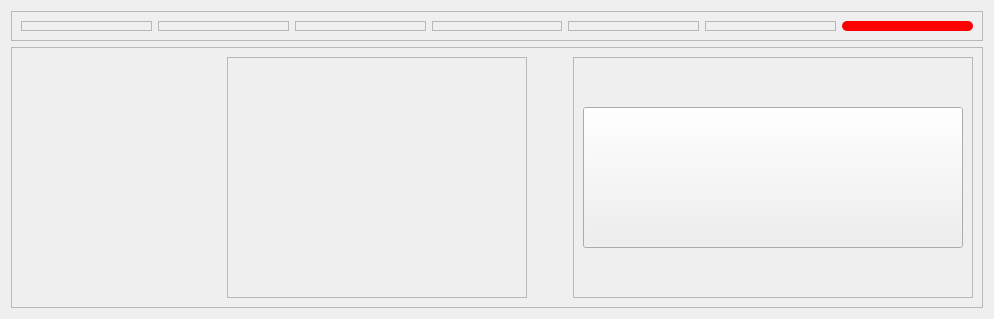
             <widget class="QWidget" name="MotorPage">
              <layout class="QVBoxLayout" name="verticalLayout_24">
               <item>
                <widget class="QFrame" name="frame_91">
                 <property name="minimumSize">
                  <size>
                   <width>0</width>
                   <height>30</height>
                  </size>
                 </property>
                 <property name="maximumSize">
                  <size>
                   <width>16777215</width>
                   <height>30</height>
                  </size>
                 </property>
                 <property name="frameShape">
                  <enum>QFrame::StyledPanel</enum>
                 </property>
                 <property name="frameShadow">
                  <enum>QFrame::Raised</enum>
                 </property>
                 <layout class="QHBoxLayout" name="horizontalLayout_19">
                  <item>
                   <widget class="QFrame" name="frame_92">
                    <property name="frameShape">
                     <enum>QFrame::StyledPanel</enum>
                    </property>
                    <property name="frameShadow">
                     <enum>QFrame::Raised</enum>
                    </property>
                   </widget>
                  </item>
                  <item>
                   <widget class="QFrame" name="frame_93">
                    <property name="frameShape">
                     <enum>QFrame::StyledPanel</enum>
                    </property>
                    <property name="frameShadow">
                     <enum>QFrame::Raised</enum>
                    </property>
                   </widget>
                  </item>
                  <item>
                   <widget class="QFrame" name="frame_95">
                    <property name="frameShape">
                     <enum>QFrame::StyledPanel</enum>
                    </property>
                    <property name="frameShadow">
                     <enum>QFrame::Raised</enum>
                    </property>
                   </widget>
                  </item>
                  <item>
                   <widget class="QFrame" name="frame_96">
                    <property name="frameShape">
                     <enum>QFrame::StyledPanel</enum>
                    </property>
                    <property name="frameShadow">
                     <enum>QFrame::Raised</enum>
                    </property>
                   </widget>
                  </item>
                  <item>
                   <widget class="QFrame" name="frame_97">
                    <property name="frameShape">
                     <enum>QFrame::StyledPanel</enum>
                    </property>
                    <property name="frameShadow">
                     <enum>QFrame::Raised</enum>
                    </property>
                   </widget>
                  </item>
                  <item>
                   <widget class="QFrame" name="frame_98">
                    <property name="frameShape">
                     <enum>QFrame::StyledPanel</enum>
                    </property>
                    <property name="frameShadow">
                     <enum>QFrame::Raised</enum>
                    </property>
                   </widget>
                  </item>
                  <item>
                   <widget class="QFrame" name="frame_94">
                    <property name="styleSheet">
                     <string notr="true">background-color: rgb(255, 0, 0);
border-radius : 5px;
border: none;</string>
                    </property>
                    <property name="frameShape">
                     <enum>QFrame::StyledPanel</enum>
                    </property>
                    <property name="frameShadow">
                     <enum>QFrame::Raised</enum>
                    </property>
                   </widget>
                  </item>
                 </layout>
                </widget>
               </item>
               <item>
                <widget class="QFrame" name="frame_86">
                 <property name="frameShape">
                  <enum>QFrame::StyledPanel</enum>
                 </property>
                 <property name="frameShadow">
                  <enum>QFrame::Raised</enum>
                 </property>
                 <layout class="QHBoxLayout" name="horizontalLayout_18">
                  <item>
                   <widget class="QFrame" name="frame_87">
                    <property name="sizePolicy">
                     <sizepolicy hsizetype="Expanding" vsizetype="Expanding">
                      <horstretch>0</horstretch>
                      <verstretch>0</verstretch>
                     </sizepolicy>
                    </property>
                    <property name="minimumSize">
                     <size>
                      <width>200</width>
                      <height>0</height>
                     </size>
                    </property>
                    <property name="styleSheet">
                     <string notr="true">image: url(:/Asset/Asset/Modul 910.png);
border: none;</string>
                    </property>
                    <property name="frameShape">
                     <enum>QFrame::StyledPanel</enum>
                    </property>
                    <property name="frameShadow">
                     <enum>QFrame::Raised</enum>
                    </property>
                   </widget>
                  </item>
                  <item>
                   <widget class="QFrame" name="frame_88">
                    <property name="minimumSize">
                     <size>
                      <width>300</width>
                      <height>0</height>
                     </size>
                    </property>
                    <property name="frameShape">
                     <enum>QFrame::StyledPanel</enum>
                    </property>
                    <property name="frameShadow">
                     <enum>QFrame::Raised</enum>
                    </property>
                    <layout class="QVBoxLayout" name="verticalLayout_22">
                     <item>
                      <widget class="QFrame" name="frame_89">
                       <property name="sizePolicy">
                        <sizepolicy hsizetype="Expanding" vsizetype="Expanding">
                         <horstretch>0</horstretch>
                         <verstretch>0</verstretch>
                        </sizepolicy>
                       </property>
                       <property name="styleSheet">
                        <string notr="true">image: url(:/Asset/Asset/Motor.png);
border: none;</string>
                       </property>
                       <property name="frameShape">
                        <enum>QFrame::StyledPanel</enum>
                       </property>
                       <property name="frameShadow">
                        <enum>QFrame::Raised</enum>
                       </property>
                      </widget>
                     </item>
                    </layout>
                   </widget>
                  </item>
                  <item>
                   <spacer name="horizontalSpacer_7">
                    <property name="orientation">
                     <enum>Qt::Horizontal</enum>
                    </property>
                    <property name="sizeHint" stdset="0">
                     <size>
                      <width>40</width>
                      <height>20</height>
                     </size>
                    </property>
                   </spacer>
                  </item>
                  <item>
                   <widget class="QFrame" name="frame_90">
                    <property name="minimumSize">
                     <size>
                      <width>400</width>
                      <height>0</height>
                     </size>
                    </property>
                    <property name="sizeIncrement">
                     <size>
                      <width>0</width>
                      <height>0</height>
                     </size>
                    </property>
                    <property name="frameShape">
                     <enum>QFrame::StyledPanel</enum>
                    </property>
                    <property name="frameShadow">
                     <enum>QFrame::Raised</enum>
                    </property>
                    <layout class="QVBoxLayout" name="verticalLayout_23">
                     <item>
                      <spacer name="verticalSpacer_13">
                       <property name="orientation">
                        <enum>Qt::Vertical</enum>
                       </property>
                       <property name="sizeHint" stdset="0">
                        <size>
                         <width>20</width>
                         <height>40</height>
                        </size>
                       </property>
                      </spacer>
                     </item>
                     <item>
                      <widget class="QPushButton" name="RunMotor">
                       <property name="sizePolicy">
                        <sizepolicy hsizetype="Expanding" vsizetype="Preferred">
                         <horstretch>0</horstretch>
                         <verstretch>0</verstretch>
                        </sizepolicy>
                       </property>
                       <property name="minimumSize">
                        <size>
                         <width>0</width>
                         <height>141</height>
                        </size>
                       </property>
                       <property name="styleSheet">
                        <string notr="true">QPushButton {
 		background-color: rgba(0, 255, 0, 255);
		border-color: rgb(255, 255, 255);
		border-radius : 2px;
		color: rgb(255, 255, 255);
		image: url(:/Asset/Asset/Run1.png);
		font-size: 40px;
		padding:7px;
		font-family: "SF Pro Display"; 
			font-weight: bold; 
    		font-style: normal;

}

/* Saat mouse hover */
QPushButton:hover {
	image: url(:/Asset/Asset/Run2.png);
    background-color: rgba(0, 200, 0, 225);
};
border: none;</string>
                       </property>
                       <property name="text">
                        <string />
                       </property>
                      </widget>
                     </item>
                     <item>
                      <spacer name="verticalSpacer_14">
                       <property name="orientation">
                        <enum>Qt::Vertical</enum>
                       </property>
                       <property name="sizeHint" stdset="0">
                        <size>
                         <width>20</width>
                         <height>40</height>
                        </size>
                       </property>
                      </spacer>
                     </item>
                    </layout>
                   </widget>
                  </item>
                 </layout>
                </widget>
               </item>
              </layout>
             </widget>
